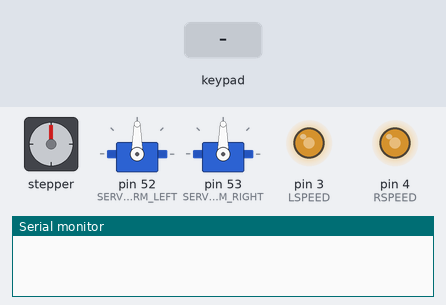
A sketch run on a simulated Arduino Mega 2560, built with avr-gcc and run on an emulated ATmega2560. On the bench: stepper motor, 2 × servo, output pins drawn as LEDs (lit = HIGH), the last lines printed to the serial monitor. Wiring (inferred from the names in the program): stepper motor (2048 steps per turn assumed): coils pin 12, pin 11, pin 10, pin 9. The test bench sets the inputs (shaded band). Pins used as bus, display or sensor lines are not drawn.

Above: at 1.2 s.
1.3 s: key 'L' pressed
At 1.7 s:
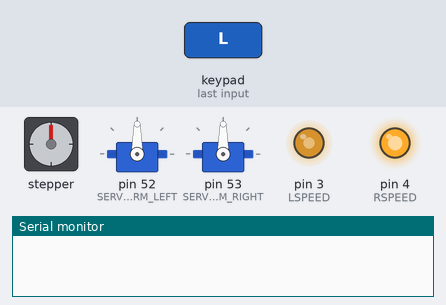
3.2 s: key 'X' pressed
At 4.6 s:
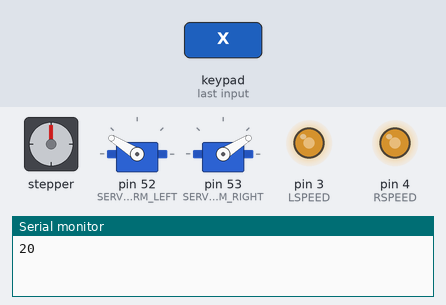
5.1 s: key 'R' pressed
At 5.25 s:
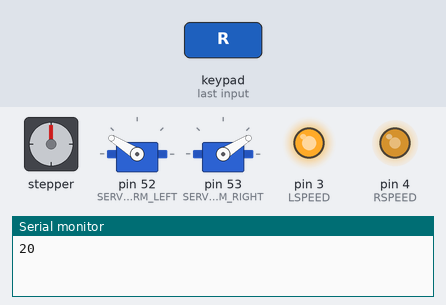
7.0 s: key 'O' pressed
At 8.2 s:
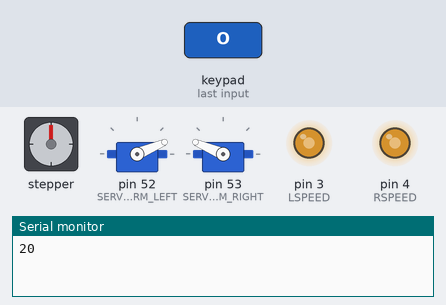
8.5 s: key 'T' pressed
At 9.6 s:
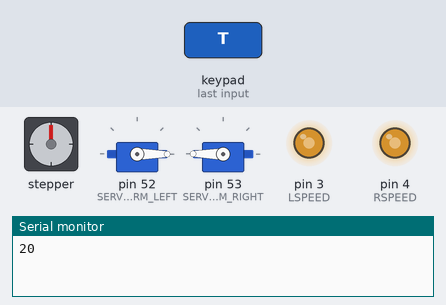
10.0 s: key 'L' pressed
At 10.15 s:
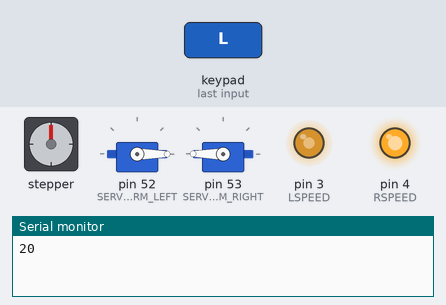
Timing chart, 0 to 12.9 s (numbered marks = the images above; inputs shaded):
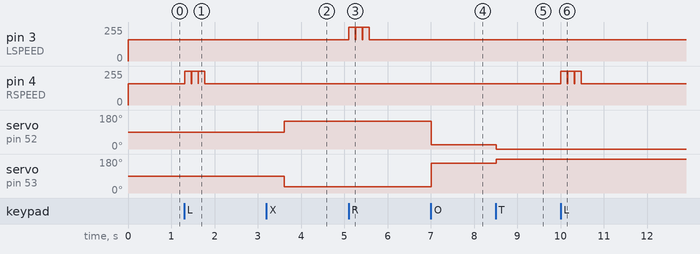

Measured:
- after the input at 1.3 s, pin 4 (RSPEED): 160/255 → 255/255 at once, → 160/255 0.47 s later
- after the input at 3.2 s, servo on pin 52 (SERVO_ARM_LEFT): 90° → 148° after 0.41 s; servo on pin 53 (SERVO_ARM_RIGHT): 90° → 32° after 0.41 s
- after the input at 5.1 s, pin 3 (LSPEED): 160/255 → 255/255 at once, → 160/255 0.47 s later
- after the input at 7.0 s, servo on pin 52 (SERVO_ARM_LEFT): 148° → 23° at once; servo on pin 53 (SERVO_ARM_RIGHT): 32° → 157° at once
- after the input at 8.5 s, servo on pin 52 (SERVO_ARM_LEFT): 23° → 0° at once; servo on pin 53 (SERVO_ARM_RIGHT): 157° → 180° at once
- after the input at 10.0 s, pin 4 (RSPEED): 160/255 → 255/255 at once, → 160/255 0.47 s later

The sketch:

main.ino
```cpp
#include <PS2X_lib.h>
#include <Stepper.h>
#include <Servo.h>

#define DATA 5
#define COMMAND 6
#define CLOCK 8
#define ATTENTION 7
#define STEPPER_PIN_1 49
#define STEPPER_PIN_2 48
#define STEPPER_PIN_3 50
#define STEPPER_PIN_4 51
#define M370_PIN_1 12
#define M370_PIN_2 11
#define M370_PIN_3 10
#define M370_PIN_4 9
#define LSPEED 3
#define RSPEED 4
#define SERVO_ARM_LEFT 52
#define SERVO_ARM_RIGHT 53
#define LEFT ( arm )
#define RIGHT ( 180 - arm )

PS2X ps2x;
Stepper Stp(500,STEPPER_PIN_1,STEPPER_PIN_2,STEPPER_PIN_3,STEPPER_PIN_4);
Servo Left;
Servo Right;

int error = 0;
byte vibrate = 0;
const int Step = 10;
int arm = 20;

void setup(){
  Serial.begin(57600);

  pinMode(M370_PIN_1,OUTPUT);
  pinMode(M370_PIN_2,OUTPUT);
  pinMode(M370_PIN_3,OUTPUT);
  pinMode(M370_PIN_4,OUTPUT);
  pinMode(LSPEED,OUTPUT);
  pinMode(RSPEED,OUTPUT);
  analogWrite(LSPEED,255);
  analogWrite(RSPEED,255);
  error = ps2x.config_gamepad(CLOCK,COMMAND,ATTENTION,DATA, true, true);
  Stp.setSpeed(60);

  Left.attach(SERVO_ARM_LEFT);
  Right.attach(SERVO_ARM_RIGHT);
}

void loop(){
  if(error != 0){ error = ps2x.config_gamepad(CLOCK,COMMAND,ATTENTION,DATA, true, true);return;}
  ps2x.read_gamepad(false, vibrate);

  if(ps2x.Button(PSB_L1)){//stepper
    if(ps2x.Analog(PSS_LY)<100){
      Stp.step(Step);
    }
    if(ps2x.Analog(PSS_LY)>155){
      Stp.step(-Step);
    }
    if(ps2x.Analog(PSS_RY)<100){
      if(arm < 180){
        arm = arm + 1;
        Left.write(LEFT);
        Right.write(RIGHT);
        //delay(15);
      }
    }
    if(ps2x.Analog(PSS_RY)>155){
      if(arm > 0){
        arm = arm - 1;
        Left.write(LEFT);
        Right.write(RIGHT);
        //delay(15);
      }
    }
  }

  if(ps2x.ButtonPressed(PSB_TRIANGLE)){//arm 10cm
    arm = 0;
    Left.write(LEFT);
    Right.write(RIGHT);
   }
  if(ps2x.ButtonPressed(PSB_CIRCLE)){//arm 0cm
    arm = 23;
    Left.write(LEFT);
    Right.write(RIGHT);
  }

  if(ps2x.ButtonPressed(PSB_SQUARE)){//arm 5cm
    arm = 26;
    Left.write(LEFT);
    Right.write(RIGHT);
  }

  if(ps2x.ButtonPressed(PSB_PAD_DOWN)){
    digitalWrite(M370_PIN_1,HIGH);
    digitalWrite(M370_PIN_2,LOW);
    digitalWrite(M370_PIN_3,LOW);
    digitalWrite(M370_PIN_4,HIGH);
    analogWrite(LSPEED,160);
    analogWrite(RSPEED,160);
    delay(150);
    digitalWrite(M370_PIN_1,LOW);
    digitalWrite(M370_PIN_2,LOW);
    digitalWrite(M370_PIN_3,LOW);
    digitalWrite(M370_PIN_4,LOW);
  }
  if(ps2x.ButtonPressed(PSB_PAD_UP)){
    digitalWrite(M370_PIN_1,LOW);
    digitalWrite(M370_PIN_2,HIGH);
    digitalWrite(M370_PIN_3,HIGH);
    digitalWrite(M370_PIN_4,LOW);
    analogWrite(LSPEED,160);
    analogWrite(RSPEED,160);
    delay(150);
    digitalWrite(M370_PIN_1,LOW);
    digitalWrite(M370_PIN_2,LOW);
    digitalWrite(M370_PIN_3,LOW);
    digitalWrite(M370_PIN_4,LOW);
  }
  if(ps2x.Button(PSB_PAD_RIGHT)){//direction
    digitalWrite(M370_PIN_1,LOW);
    digitalWrite(M370_PIN_2,HIGH);
    digitalWrite(M370_PIN_3,LOW);
    digitalWrite(M370_PIN_4,HIGH);
    analogWrite(LSPEED,255);
    analogWrite(RSPEED,160);
    delay(150);
    digitalWrite(M370_PIN_1,LOW);
    digitalWrite(M370_PIN_2,LOW);
    digitalWrite(M370_PIN_3,LOW);
    digitalWrite(M370_PIN_4,LOW);
  }
  if(ps2x.Button(PSB_PAD_LEFT)){//direction
    digitalWrite(M370_PIN_1,HIGH);
    digitalWrite(M370_PIN_2,LOW);
    digitalWrite(M370_PIN_3,HIGH);
    digitalWrite(M370_PIN_4,LOW);
    analogWrite(LSPEED,160);
    analogWrite(RSPEED,255);
    delay(150);
    digitalWrite(M370_PIN_1,LOW);
    digitalWrite(M370_PIN_2,LOW);
    digitalWrite(M370_PIN_3,LOW);
    digitalWrite(M370_PIN_4,LOW);
  }
  if(ps2x.ButtonReleased(PSB_CROSS)){
    digitalWrite(M370_PIN_1,LOW);
    digitalWrite(M370_PIN_2,LOW);
    digitalWrite(M370_PIN_3,LOW);
    digitalWrite(M370_PIN_4,LOW);
    Serial.println(arm);
    arm = 148;
    Left.write(LEFT);
    Right.write(RIGHT);
  }
  if(ps2x.Button(PSB_R1)){
    arm = 30;
    Left.write(LEFT);
    Right.write(RIGHT);
  }
  if(ps2x.Button(PSB_L2)){
    analogWrite(LSPEED,255);
  }
  else{
    analogWrite(LSPEED,160);
  }
  if(ps2x.Button(PSB_R2)){
    analogWrite(RSPEED,255);
  }
  else{
    analogWrite(RSPEED,160);
  }
  if(!((ps2x.Button(PSB_L1))||(ps2x.Button(PSB_R1)))){
    if(ps2x.Analog(PSS_LY)<100){
      digitalWrite(M370_PIN_1,LOW);
      digitalWrite(M370_PIN_2,HIGH);
    }
    else if(ps2x.Analog(PSS_LY)>155){
        digitalWrite(M370_PIN_1,HIGH);
        digitalWrite(M370_PIN_2,LOW);
    }
    else{
      digitalWrite(M370_PIN_1,LOW);
      digitalWrite(M370_PIN_2,LOW);
    }
    if(ps2x.Analog(PSS_RY)<100){
      digitalWrite(M370_PIN_3,HIGH);
      digitalWrite(M370_PIN_4,LOW);
    }
    else if(ps2x.Analog(PSS_RY)>155){
        digitalWrite(M370_PIN_3,LOW);
        digitalWrite(M370_PIN_4,HIGH);
    }
    else{
      digitalWrite(M370_PIN_3,LOW);
      digitalWrite(M370_PIN_4,LOW);
    }
  }
  delay(10);
}
```
